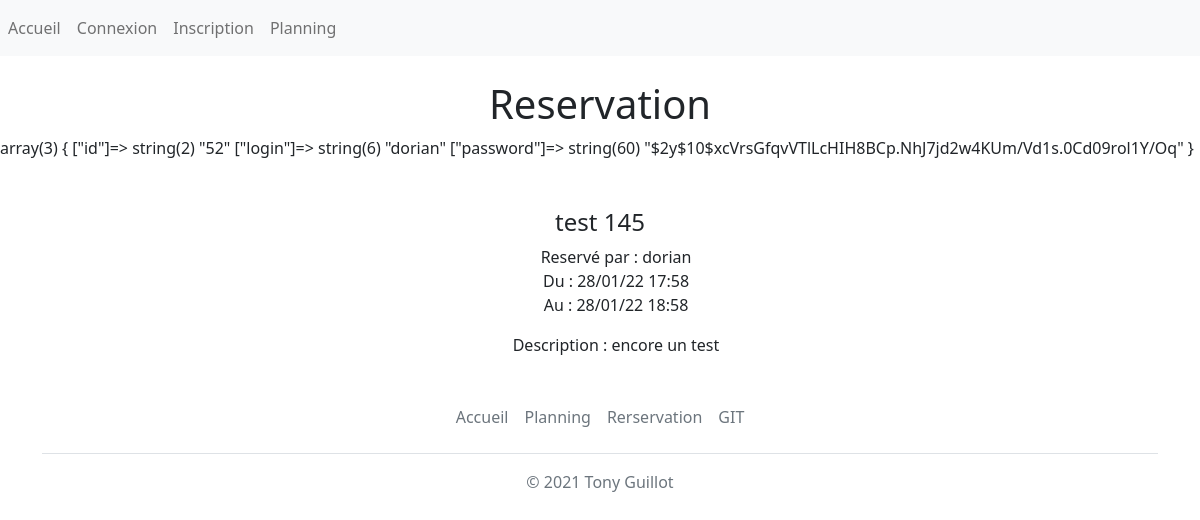
The page /event.php?id=145 on the database its author committed.
### tables this page shows
CREATE TABLE IF NOT EXISTS `reservation` (
  `id` int(11) NOT NULL AUTO_INCREMENT,
  `titre` varchar(255) NOT NULL,
  `description` text NOT NULL,
  `debut` datetime NOT NULL,
  `fin` datetime NOT NULL,
  `id_utilisateur` int(11) NOT NULL,
  PRIMARY KEY (`id`)
);

### class/Db_connect.php (called while the page is built)
<?php
class Db_connect{
        private $db;
        public function __construct()
        {
        try{
            $username = "root";
            $password = "";
             $this->db= new PDO('mysql:host=localhost;dbname=reservationsalles',$username,$password);
             $this->db->setAttribute(PDO::ATTR_DEFAULT_FETCH_MODE, PDO::FETCH_ASSOC);
        }catch(PDOException $e){
            echo 'erreur : '. $e->getMessage();
        }
    }
    public function return_connect(){
        return  $this->db;
    }
}

### class/calendar_class/Events.php (called while the page is built, shortened)
<?php
require 'class/Db_connect.php';
class Events{
    public function __construct()
    {
        $this->db = new Db_connect();
        $this->db = $this->db->return_connect();
    }
    public function find(int $id){
        return  $this->db->query("SELECT * FROM reservation  WHERE id = '$id'")->fetch();
    }
    public function getUserRes(){
        $sql = $this->db->prepare("SELECT id_utilisateur FROM reservation");
        $sql->execute();
        $res = $sql->fetch();
        $user = $this->db->prepare("SELECT * FROM utilisateurs WHERE id  = ?");
        $user->execute(array($res['id_utilisateur']));
        $result = $user->fetch();
        return $result;
    }
}

### event.php (the view, shortened to what this page needs)
<!DOCTYPE html>
<html lang="en">
<head>
    <link href="https://cdn.jsdelivr.net/npm/bootstrap@5.1.3/dist/css/bootstrap.min.css" rel="stylesheet">
    <link rel="stylesheet" href="style.css">
</head>
<body>
    <header>
    <?php require 'include/header.php';?>
    </header>
    <?php  require 'class/calendar_class/Events.php';
    $events = new Events();
    ?>
    <h1>Reservation</h1>
    <?php $event = $events->find($_GET['id']);
        $user_resa = $events->getUserRes();
        var_dump($user_resa);
    ?>
    <div class="reservation">
    <h4> <?=$event['titre'];?></h1>
    <ul>
        <li>Reservé par : <?= $user_resa['login']; ?></li>
        <li>Du : <?=(new DateTime($event['debut']))->format('d/m/y H:i');?></li>
        <li>Au : <?=(new DateTime($event['fin']))->format('d/m/y H:i');?></li>
    </ul>
    <ul>
        <li>Description : <?= $event['description'];?></li>
    </ul>
    </div>
</body>
</html>

### style.css (style rules this page uses)
* { list-style: none; text-decoration: none; }
h1 { text-align: center; margin-top: 2%; }
.reservation { text-align: center; margin-top: 4%; }
footer { text-decoration: none; list-style: none; }

### rows shown on the page
reservation: titre "test 145", debut "28/01/22 17:58", fin "28/01/22 18:58", description "encore un test"

### other values the page prints
$user_resa['login'] "dorian"
